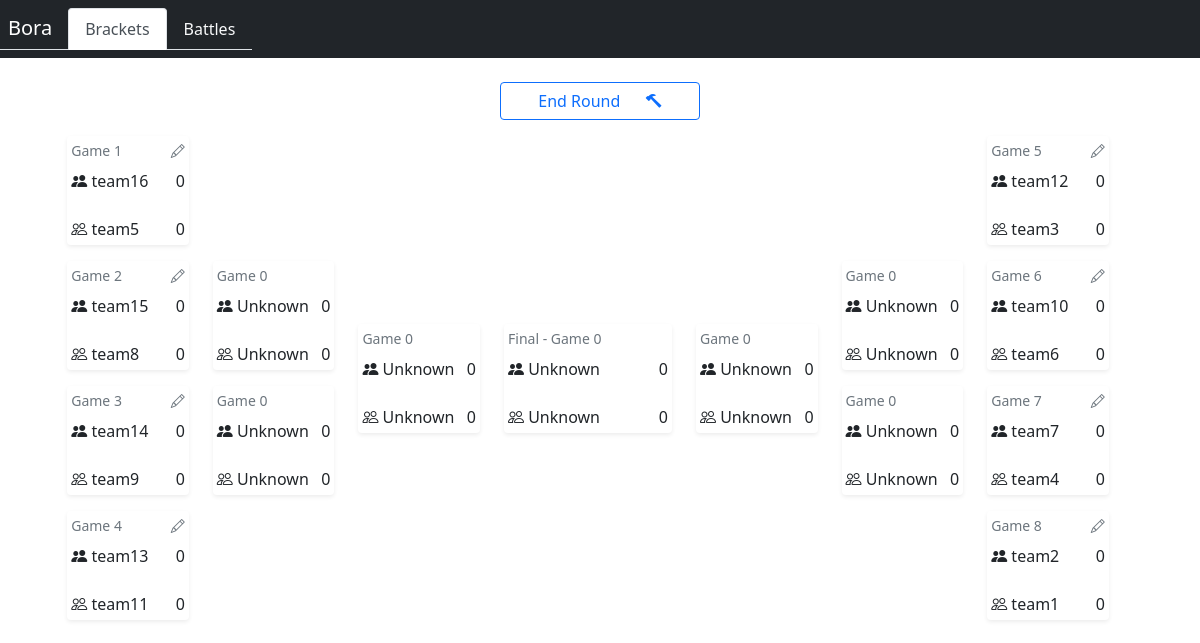
The page /tournament/5/knockout/brackets on the database its author committed.
### core/models.py (models this page shows, shortened)
class Tournament(models.Model):
	id = models.AutoField(primary_key=True)
	name = models.CharField(max_length=100)
	status = models.CharField(max_length=100, default='not started')
	current_round = models.IntegerField(default=0)
	type = models.CharField(max_length=100, default='knockout')

class Battle(models.Model):
	id = models.AutoField(primary_key=True)
	tournament = models.ForeignKey(Tournament, on_delete=models.CASCADE)
	game = models.IntegerField()
	round = models.IntegerField()
	team_1 = models.ForeignKey(Team, on_delete=models.CASCADE, related_name='team_1', default=None)
	team_2 = models.ForeignKey(Team, on_delete=models.CASCADE, related_name='team_2', default=None)
	team_1_score = models.IntegerField(default=0)
	team_2_score = models.IntegerField(default=0)
	editable = models.BooleanField(default=True)
	winner = models.CharField(max_length=8, default='None')

class Team(models.Model):
	id = models.AutoField(primary_key=True)
	name = models.CharField(max_length=100)
	tournament = models.ForeignKey(Tournament, on_delete=models.CASCADE)
	wins = models.IntegerField(default=0)
	draws = models.IntegerField(default=0)
	defeats = models.IntegerField(default=0)
	goals_scored = models.IntegerField(default=0)
	goals_conceded = models.IntegerField(default=0)
	goals_difference = models.IntegerField(default=0)
	false_team = models.BooleanField(default=False)

### core/views.py (the view)
# urls.py: path('tournament/<int:id>/knockout/brackets', tournament_brackets),
def tournament_brackets(request, id):
	tournament_obj = get_object_or_404(Tournament, id=id)
	rounds = Battle.objects.values_list('round').filter(tournament=tournament_obj).distinct().order_by('round')
	context = {
		'tournament': tournament_obj,
		'other_battles': [],
		'rounds': [],
		'current_round': tournament_obj.current_round,
	}
	for round in rounds:
		battles = Battle.objects.filter(tournament=tournament_obj, round=round[0]).order_by('game')
		if (1 < battles.count() <= 8):
			context['rounds'].append({
				"round": round[0],
				"bracket_A": battles[:len(battles) // 2],
				"bracket_B": battles[len(battles) // 2:],
			})
		elif (battles.count() == 1):
			context['final'] = battles[0]
		else:
			context['other_battles'].append({
				"round": round[0],
				"battles": battles,
			})
		count_battles = battles.count()
		while (count_battles >= 2):
			count_battles = count_battles // 2
			if (count_battles > 1):
				context['rounds'].append({
					"round": 0,
					"bracket_A": [unknownBattle() for j in range(count_battles // 2)],
					"bracket_B": [unknownBattle() for k in range(count_battles // 2)],
				})
			else:
				context['final'] = unknownBattle()
	return render(request, 'tournament_brackets.html', context)

### core/templates/tournament_brackets.html (shortened to what this page needs)
{% load static %}
<!DOCTYPE html>
<html lang="en">
<head>
	<link href="https://cdn.jsdelivr.net/npm/bootstrap@5.1.3/dist/css/bootstrap.min.css" rel="stylesheet">
	<link rel="stylesheet" href="https://cdn.jsdelivr.net/npm/bootstrap-icons@1.8.1/font/bootstrap-icons.css">
</head>
<body>
	<nav class="navbar navbar-dark bg-dark mb-4">
		<ul class="nav nav-tabs">
			<li class="nav-item navbar-brand mb-0 ms-2">
				{{tournament.name}}
			</li>
			<li class="nav-item">
				<a class="nav-link active" aria-current="page" href="brackets">Brackets</a>
			</li>
			<li class="nav-item">
				<a class="nav-link text-light" href="battles">Battles</a>
			</li>
		</ul>
	</nav>
	{% if tournament.status == 'running' %}
		<div class="d-grid gap-2 col-2 mx-auto">
			<button data-bs-toggle="modal" data-bs-target="#nextRound" type="button" class="btn btn-outline-primary mb-3 d-flex justify-content-evenly">
				End Round<i class="bi bi-hammer"></i>
			</button>
		</div>
	{% endif %}
	<div class="container-fluid row align-items-center justify-content-center">
		<div class="row align-items-center justify-content-center" style="width: 40%">
			{% for round in rounds %}
				<div class="col col-lg-4">
				{% for battle in round.bracket_A %}
					<div class="col shadow-sm rounded mb-2">
						{% if battle.editable %}
							<small class="d-flex justify-content-between text-secondary p-1">Game {{battle.game}} <i onclick="setEditBattleValues({{battle.id}})" class="bi bi-pencil" data-bs-toggle="modal" data-bs-target="#editBattle" style="cursor: pointer"></i></small>
							<p class="d-flex justify-content-between p-1"><span><i class="bi bi-people-fill"></i> {{battle.team_1.name}}</span> <span>{{battle.team_1_score}}</span></p>
							<p class="d-flex justify-content-between p-1"><span><i class="bi bi-people"></i> {{battle.team_2.name}}</span> <span>{{battle.team_2_score}}</span></p>
						{% else %}
							<small class="d-flex justify-content-between text-secondary p-1">Game {{battle.game}}</small>
							{% if battle.winner == "team_1" %}
								<p class="d-flex justify-content-between text-primary p-1"><span><i class="bi bi-people-fill"></i> {{battle.team_1.name}}</span> <span>{{battle.team_1_score}}</span></p>
								<p class="d-flex justify-content-between p-1"><span><i class="bi bi-people"></i> {{battle.team_2.name}}</span> <span>{{battle.team_2_score}}</span></p>
							{% else %}
								<p class="d-flex justify-content-between p-1"><span><i class="bi bi-people-fill"></i> {{battle.team_1.name}}</span> <span>{{battle.team_1_score}}</span></p>
								<p class="d-flex justify-content-between p-1"><span><i class="bi bi-people"></i> {{battle.team_2.name}}</span> <span>{{battle.team_2_score}}</span></p>
							{% endif %}
						{% endif %}
					</div>
				{% endfor %}
				</div>
			{% endfor %}
		</div>
		{% if final %}
			<div class="col col-lg-2">
				<div class="col shadow-sm shadow-primary rounded mb-2">
					{% if final.editable %}
						<small class="d-flex justify-content-between text-secondary p-1">Final - Game {{final.game}} <i onclick="setEditBattleValues({{final.id}})" class="bi bi-pencil" data-bs-toggle="modal" data-bs-target="#editBattle" style="cursor: pointer"></i></small>
						<p class="d-flex justify-content-between p-1"><span><i class="bi bi-people-fill"></i> {{final.team_1.name}}</span> <span>{{final.team_1_score}}</span></p>
						<p class="d-flex justify-content-between p-1"><span><i class="bi bi-people"></i> {{final.team_2.name}}</span> <span>{{final.team_2_score}}</span></p>
					{% else %}
						<small class="d-flex justify-content-between text-secondary p-1">Final - Game {{final.game}}</small>
						{% if final.winner == "team_1" %}
							<p class="d-flex justify-content-between text-primary p-1"><span><i class="bi bi-people-fill"></i> {{final.team_1.name}}</span> <span>{{final.team_1_score}}</span></p>
							<p class="d-flex justify-content-between p-1"><span><i class="bi bi-people"></i> {{final.team_2.name}}</span> <span>{{final.team_2_score}}</span></p>
						{% else %}
							<p class="d-flex justify-content-between p-1"><span><i class="bi bi-people-fill"></i> {{final.team_1.name}}</span> <span>{{final.team_1_score}}</span></p>
							<p class="d-flex justify-content-between p-1"><span><i class="bi bi-people"></i> {{final.team_2.name}}</span> <span>{{final.team_2_score}}</span></p>
						{% endif %}
					{% endif %}
				</div>
			</div>
		{% endif %}
		<div class="row align-items-center justify-content-center" style="width: 40%">
			{% for round in rounds reversed %}
				<div class="col col-lg-4">
				{% for battle in round.bracket_B %}
					<div class="col shadow-sm rounded mb-2">
						{% if battle.editable %}
							<small class="d-flex justify-content-between text-secondary p-1">Game {{battle.game}} <i onclick="setEditBattleValues({{battle.id}})" class="bi bi-pencil" data-bs-toggle="modal" data-bs-target="#editBattle" style="cursor: pointer"></i></small>
							<p class="d-flex justify-content-between p-1"><span><i class="bi bi-people-fill"></i> {{battle.team_1.name}}</span> <span>{{battle.team_1_score}}</span></p>
							<p class="d-flex justify-content-between p-1"><span><i class="bi bi-people"></i> {{battle.team_2.name}}</span> <span>{{battle.team_2_score}}</span></p>
						{% else %}
							<small class="d-flex justify-content-between text-secondary p-1">Game {{battle.game}}</small>
							{% if battle.winner == "team_1" %}
								<p class="d-flex justify-content-between text-primary p-1"><span><i class="bi bi-people-fill"></i> {{battle.team_1.name}}</span> <span>{{battle.team_1_score}}</span></p>
								<p class="d-flex justify-content-between p-1"><span><i class="bi bi-people"></i> {{battle.team_2.name}}</span> <span>{{battle.team_2_score}}</span></p>
							{% else %}
								<p class="d-flex justify-content-between p-1"><span><i class="bi bi-people-fill"></i> {{battle.team_1.name}}</span> <span>{{battle.team_1_score}}</span></p>
								<p class="d-flex justify-content-between p-1"><span><i class="bi bi-people"></i> {{battle.team_2.name}}</span> <span>{{battle.team_2_score}}</span></p>
							{% endif %}
						{% endif %}
					</div>
				{% endfor %}
				</div>
			{% endfor %}
		</div>
	</div>
</body>
</html>

### rows shown on the page
Tournament: name "Bora"
Battle: game "1", team_1.name "team16", team_1_score "0", team_2.name "team5", team_2_score "0"
Battle: game "2", team_1.name "team15", team_1_score "0", team_2.name "team8", team_2_score "0"
Battle: game "3", team_1.name "team14", team_1_score "0", team_2.name "team9", team_2_score "0"
Battle: game "4", team_1.name "team13", team_1_score "0", team_2.name "team11", team_2_score "0"
Battle: game "5", team_1.name "team12", team_1_score "0", team_2.name "team3", team_2_score "0"
Battle: game "6", team_1.name "team10", team_1_score "0", team_2.name "team6", team_2_score "0"
Battle: game "7", team_1.name "team7", team_1_score "0", team_2.name "team4", team_2_score "0"
Battle: game "8", team_1.name "team2", team_1_score "0", team_2.name "team1", team_2_score "0"

### other values the page prints
{{ battle.game }} "0" "0" "0"
{{ battle.team_1.name }} "Unknown" "Unknown" "Unknown"
{{ battle.team_1_score }} "0" "0" "0"
{{ battle.team_2.name }} "Unknown" "Unknown" "Unknown"
{{ battle.team_2_score }} "0" "0" "0"
{{ final.game }} "0"
{{ final.team_1.name }} "Unknown"
{{ final.team_1_score }} "0"
{{ final.team_2.name }} "Unknown"
{{ final.team_2_score }} "0"
